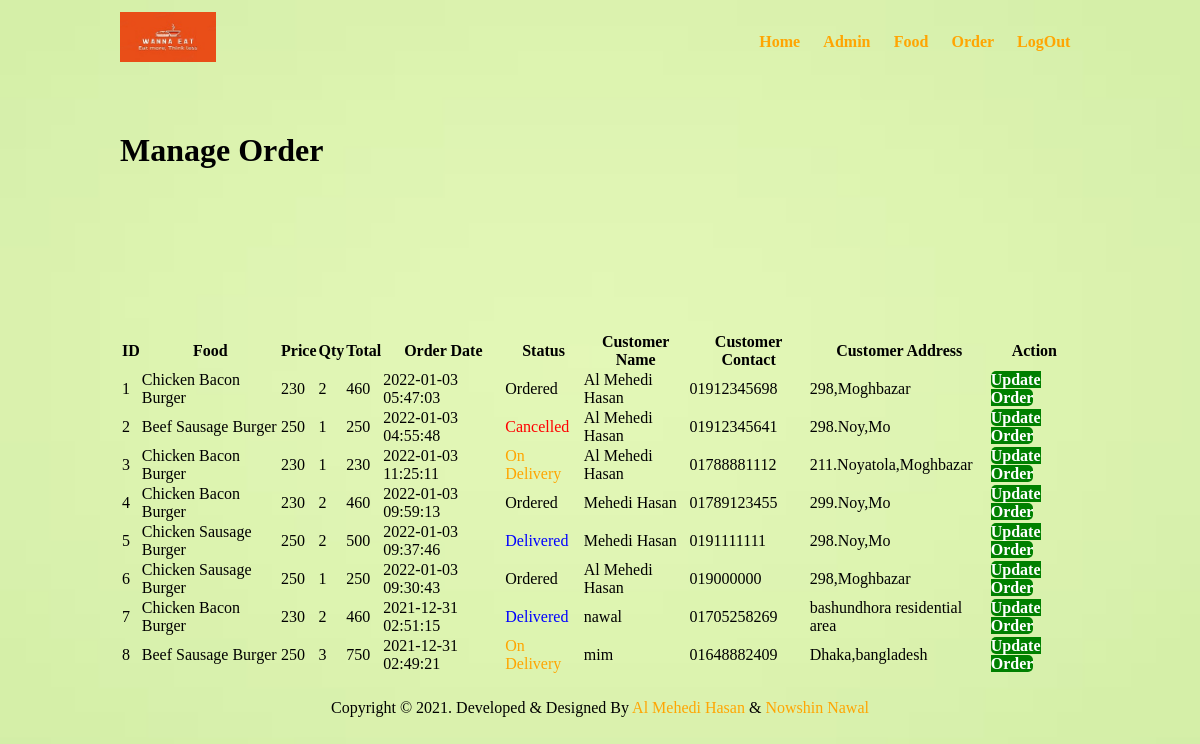
The app's page /admin/manage-order.php (signed in) with its own data.
### tables this page shows
CREATE TABLE `order_table` (
  `id` int(10) UNSIGNED NOT NULL,
  `food` varchar(150) NOT NULL,
  `price` float NOT NULL,
  `qty` int(11) NOT NULL,
  `total` float NOT NULL,
  `order_date` datetime NOT NULL,
  `status` varchar(50) NOT NULL,
  `customer_name` varchar(100) NOT NULL,
  `customer_contact` varchar(200) NOT NULL,
  `customer_address` varchar(200) NOT NULL
);

### admin/manage-order.php (the view, shortened to what this page needs)
<?php include('partials/menu.php'); ?>
<div class="navbar">
<div class="boxes">
<h1> Manage Order </h1>
<br/><br/><br/>
            <br/><br/><br/>
            <br/><br/><br/>
            <table class="table_style">
                <tr>
                    <th> ID</th>
                    <th> Food </th>
                    <th> Price</th>
                    <th>Qty </th>
                    <th>Total</th>
                    <th>Order Date</th>
                    <th>Status</th>
                    <th>Customer Name</th>
                    <th> Customer Contact</th>
                    <th> Customer Address</th>
                    <th>Action</th>
                </tr>
                <?php
  $query = "SELECT * FROM order_table ORDER BY id DESC";
  $result = mysqli_query($connection, $query);
  $count = mysqli_num_rows($result);
  $serial_id = 1;
  if($count>0)
  {
      while($row=mysqli_fetch_assoc($result))
      {
          $id = $row['id'];
          $food = $row['food'];
          $price = $row['price'];
          $qty = $row['qty'];
          $total = $row['total'];
          $order_date = $row['order_date'];
          $status = $row['status'];
          $customer_name = $row['customer_name'];
          $customer_contact = $row['customer_contact'];
          $customer_address = $row['customer_address'];
          ?>
           <tr>
                    <td><?php echo $serial_id++; ?> </td>
                    <td> <?php echo $food; ?> </td>
                    <td>  <?php echo $price; ?></td>
                    <td> <?php echo $qty; ?></td>
                    <td> <?php echo $total; ?></td>
                    <td> <?php echo $order_date; ?></td>
                    <td>
                         <?php
                         if($status=="Ordered")
                         {
                             echo "<lebel>$status</lebel>";
                         }
                         elseif($status == "On Delivery")
                         {
                            echo "<lebel style ='color: orange;'>$status</lebel>";
                         }
                         elseif($status == "Delivered")
                         {
                            echo "<lebel style ='color: blue;'>$status</lebel>";
                         }
                         elseif($status == "Cancelled")
                         {
                            echo "<lebel style ='color: red;'>$status</lebel>";
                         }
                         ?>
                        </td>
                    <td> <?php echo $customer_name; ?></td>
                    <td> <?php echo $customer_contact; ?></td>
                    <td> <?php echo $customer_address; ?></td>
                    <td>
                        <a href="<?php echo SITEURL; ?>admin/Order_updating.php?id=<?php echo $id; ?>" class="button-secondary">Update Order </a>
                    </td>
                </tr>
          <?php
      }
    }
      else
      {
 echo "<tr> <td colspan = '14' class= 'error-message'>No available Order At this moment.</td></tr>";
      }
                ?>
            </table>
</div>
</div>
<?php include('partials/footer.php'); ?>

### css/CSS_FILE.css (style rules this page uses)
* { margin: 0 0; padding: 0 0; font-family: 'Times New Roman', Times, serif; }
body { background-color: #dfe4ea; }
.boxes { width: 80%; margin: 0 auto; padding: 1%; }
.table_style { width: 100%; }
a { color: #ffa502; text-decoration: none; }
.button-secondary { padding: 0%; border: none; font-size: 16px; border-radius: 5px; background-color: green; color: white; cursor: pointer; font-weight: bold; }
.back3 { background-image: url(../Image/tr.jpg); background-size: cover; background-repeat: no-repeat; }

### records on screen
order_table: food "Chicken Bacon Burger", price "230", qty "2", total "460", order_date "2022-01-03 05:47:03", status "Ordered", customer_name "Al Mehedi Hasan", customer_contact "01912345698", customer_address "298,Moghbazar"
order_table: food "Beef Sausage Burger", price "250", qty "1", total "250", order_date "2022-01-03 04:55:48", status "Cancelled", customer_name "Al Mehedi Hasan", customer_contact "01912345641", customer_address "298.Noy,Mo"
order_table: food "Chicken Bacon Burger", price "230", qty "1", total "230", order_date "2022-01-03 11:25:11", status "On Delivery", customer_name "Al Mehedi Hasan", customer_contact "01788881112", customer_address "211.Noyatola,Moghbazar"
order_table: food "Chicken Bacon Burger", price "230", qty "2", total "460", order_date "2022-01-03 09:59:13", status "Ordered", customer_name "Mehedi Hasan", customer_contact "01789123455", customer_address "299.Noy,Mo"
order_table: food "Chicken Sausage Burger", price "250", qty "2", total "500", order_date "2022-01-03 09:37:46", status "Delivered", customer_name "Mehedi Hasan", customer_contact "0191111111", customer_address "298.Noy,Mo"
order_table: food "Chicken Sausage Burger", price "250", qty "1", total "250", order_date "2022-01-03 09:30:43", status "Ordered", customer_name "Al Mehedi Hasan", customer_contact "019000000", customer_address "298,Moghbazar"
order_table: food "Chicken Bacon Burger", price "230", qty "2", total "460", order_date "2021-12-31 02:51:15", status "Delivered", customer_name "nawal", customer_contact "01705258269", customer_address "bashundhora residential area"
order_table: food "Beef Sausage Burger", price "250", qty "3", total "750", order_date "2021-12-31 02:49:21", status "On Delivery", customer_name "mim", customer_contact "01648882409", customer_address "Dhaka,bangladesh"
